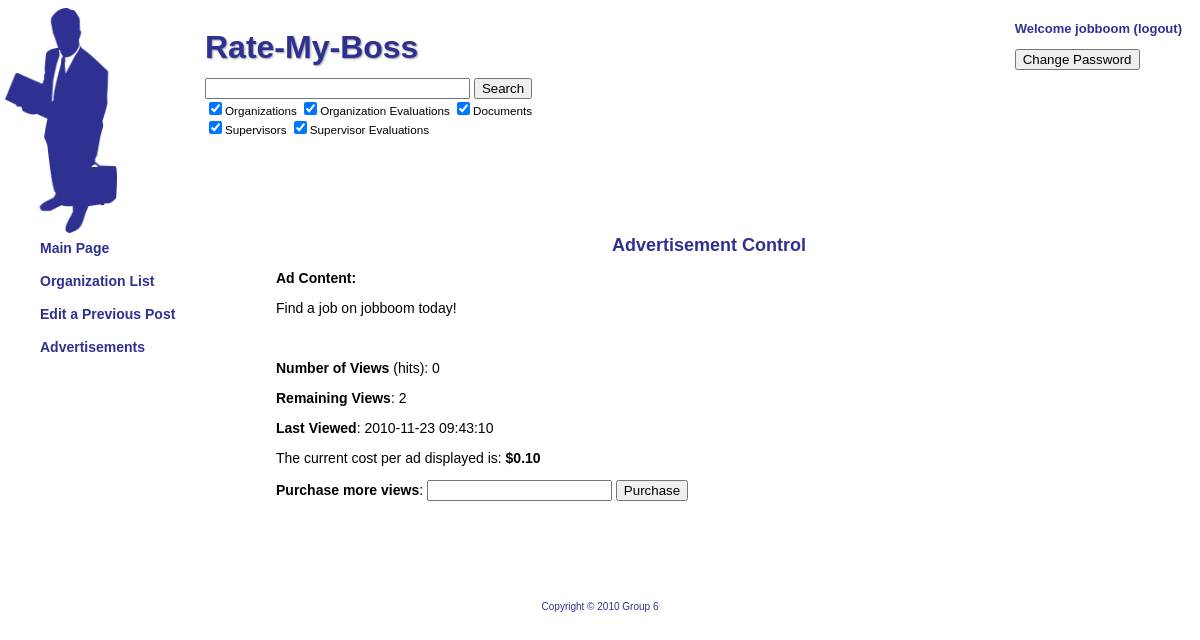
Screenshot of /index.php?page=advertisement&id=1 (signed in) with the database file from the repository.
### tables this page shows
create table ad
(
adId INT NOT NULL AUTO_INCREMENT,
userId INT NOT NULL,
content VARCHAR(600) NOT NULL,
counter INT NOT NULL,
lastView TIMESTAMP DEFAULT CURRENT_TIMESTAMP,
hits INT NOT NULL DEFAULT 0,
cost DECIMAL(10,2) NOT NULL,
isPending INT NOT NULL,
PRIMARY KEY (adId),
FOREIGN KEY (userId) REFERENCES user
);

### php/pages/advertisementid.php (the view, shortened to what this page needs)
	<div class='main'>
		<h1>Advertisement Control</h1>
<?php
$query = sprintf("SELECT adPrice FROM administrator");
$result = mysql_query($query);
$row = mysql_fetch_array($result);
$adPrice = $row['adPrice'];
$query = sprintf("SELECT * FROM ad WHERE adId='$_GET[id]'");
$result = mysql_query($query);
$row = mysql_fetch_array($result);
echo "
	<p><strong>Ad Content:</strong></p>
	<p>$row[content]</p> <br />
	";
echo "
	<p><strong>Number of Views</strong> (hits): $row[hits]</p>
	<p><strong>Remaining Views</strong>: $row[counter]</p>
	<p><strong>Last Viewed</strong>: $row[lastView]</p>
	";
echo "      <p>The current cost per ad displayed is: <strong>$$adPrice</strong></p>\n";
echo "
	<form action='' method='post'>
	<p><strong>Purchase more views</strong>: <input type='text' name='adViews' /> <input type='submit' name='subAdViews' value='Purchase' />
	";
?>
	</div>

### www/style.css (style rules this page uses)
body { font-family: Helvetica, Arial, sans-serif; font-size: 14px; color: #000000; }
h1 { font-size: 18px; font-weight: bold; color: #2E3192; text-align: center; }
strong { font-weight: bold; }
.main { margin-top: 168px; margin-left: 268px; margin-right: 50px; }

### rows the page displays
ad: content "Find a job on jobboom today!", hits "0", counter "2", lastView "2010-11-23 09:43:10"

### other values shown
$_SESSION['username'] "jobboom"
$adPrice "0.10"
